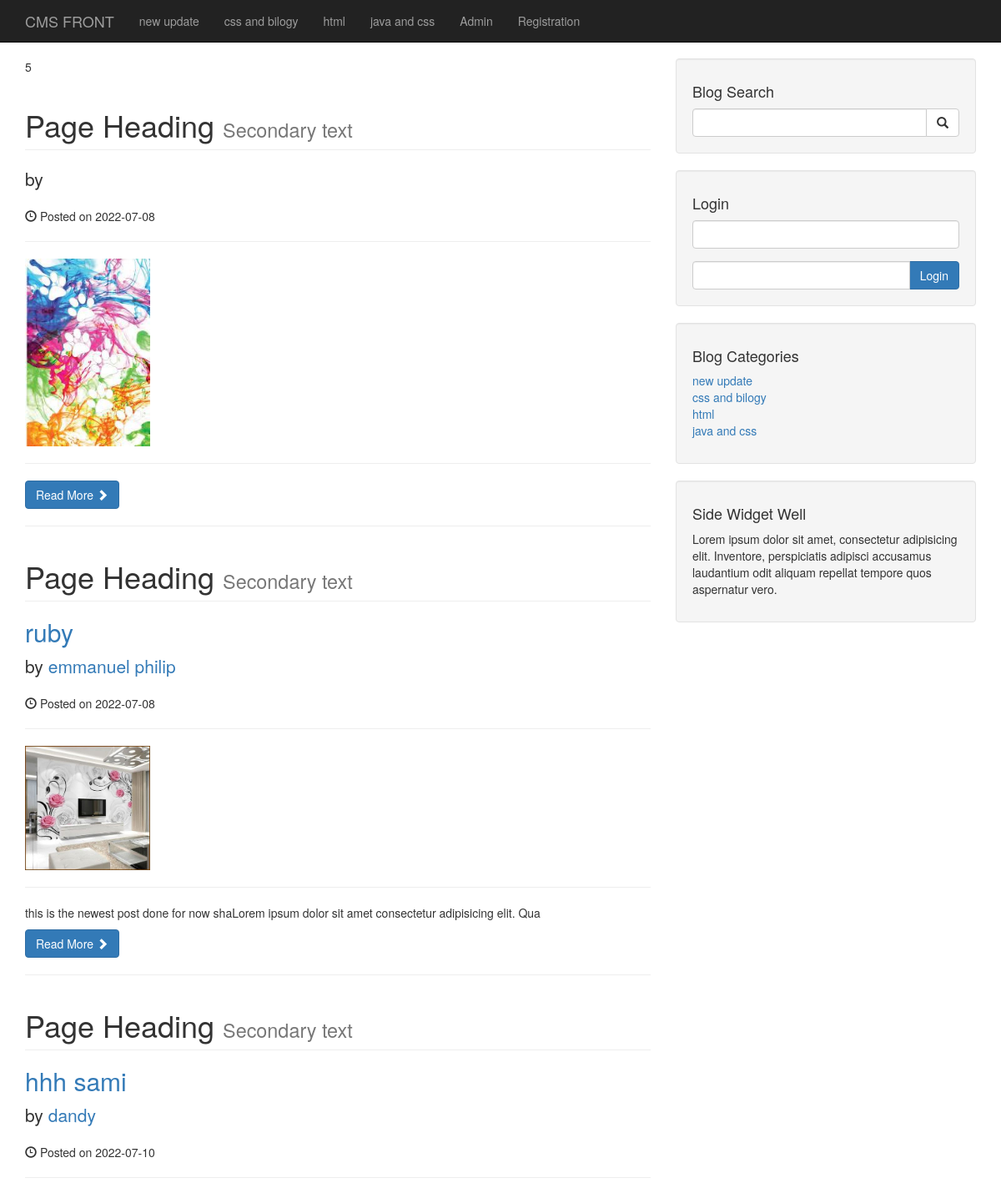
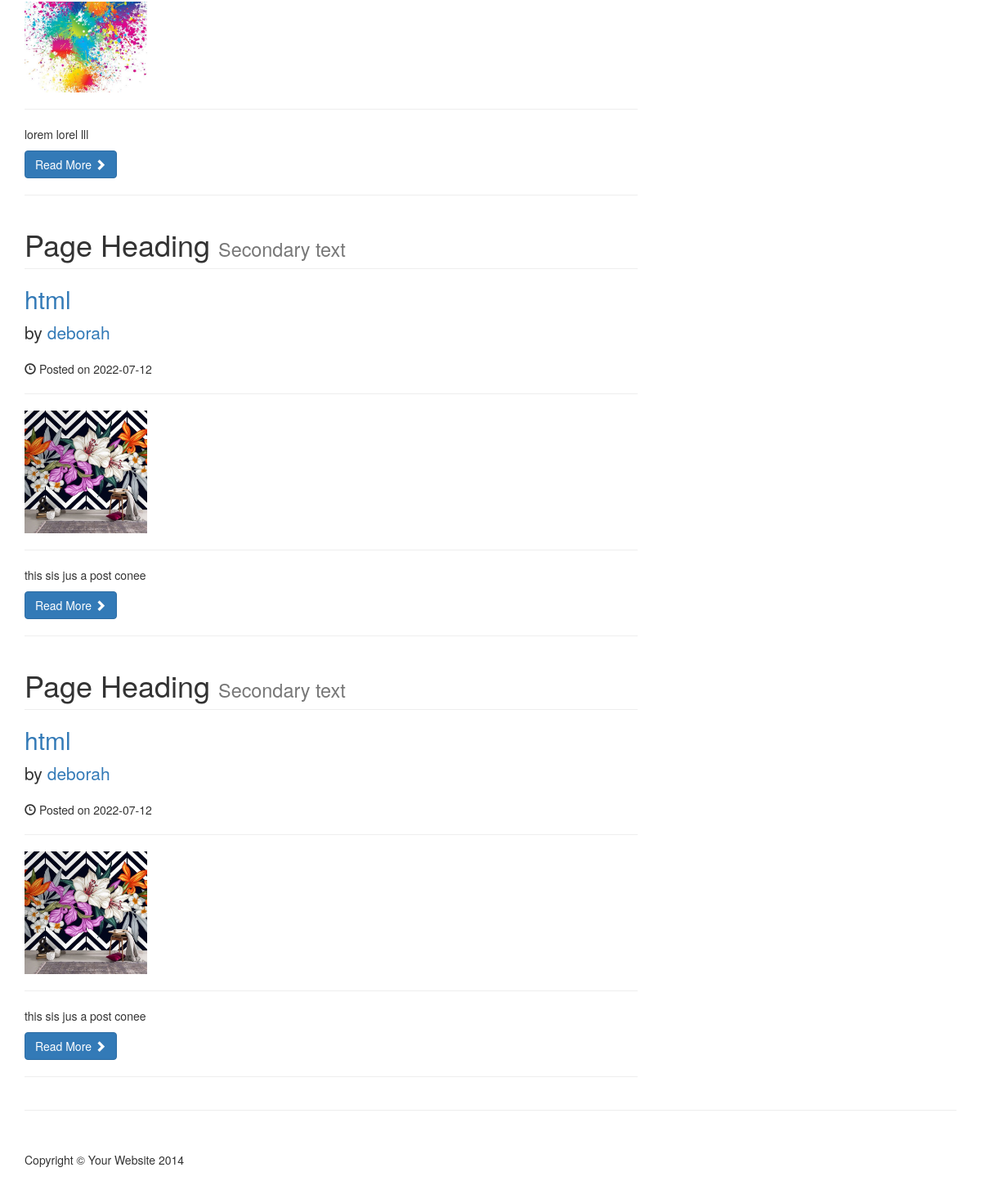
The page / on the database its author committed (2 pictures, top to bottom).
### tables this page shows
CREATE TABLE `categories` (
  `cat_id` int(3) NOT NULL,
  `cat_title` varchar(255) NOT NULL
);

CREATE TABLE `post` (
  `post_id` int(3) NOT NULL,
  `post_category_id` int(3) NOT NULL,
  `post_title` varchar(255) NOT NULL,
  `post_author` varchar(255) NOT NULL,
  `post_date` date NOT NULL,
  `post_image` text NOT NULL,
  `post_content` text NOT NULL,
  `post_tags` varchar(255) NOT NULL,
  `post_comment_count` int(11) NOT NULL,
  `post_status` varchar(255) NOT NULL DEFAULT 'draft'
);

### index.php (the view, shortened to what this page needs)
<?php include_once('includes/header.php');?>
    <?php include_once('includes/navigation.php');?>
    <div class="container">
        <div class="row">
            <div class="col-md-8">
                <?php
            global $conn;
            $post_count_query = "SELECT * FROM `post`";
            $find_count= mysqli_query($conn,$post_count_query);
          echo   $count = mysqli_num_rows($find_count);
            $query = "SELECT * FROM `post`";
            $que = mysqli_query($conn,$query);
        while($row = mysqli_fetch_assoc($que)){
          $post_id = $row['post_id'];
          $post_title = $row['post_title'];
          $post_author = $row['post_author'];
          $post_date = $row['post_date'];
          $post_image = $row['post_image'];
          $post_content = substr($row['post_content'],0,100);
                          ?>
                <h1 class="page-header">
                    Page Heading
                    <small>Secondary text </small>
                </h1>
                <h2>
                    <a href="post.php?p_id=<?php echo $post_id;?>"><?php echo $post_title;  ?></a>
                </h2>
                <p class="lead">
                    by <a href="author.php?author=<?php echo $post_author;?>&& p_id=<?php echo $post_id ?>"><?php echo $post_author ;  ?></a>
                </p>
                <p><span class="glyphicon glyphicon-time"></span> Posted on <?php echo $post_date ;  ?></p>
                <hr>
                <a href="post.php?p_id=<?php echo $post_id;?>">
                <img class="img-responsive" src="admin/images/.<?php echo $post_image;?>" width="150"  height= "100" alt="image">
                </a>
                <hr>
                <p><?php echo $post_content;  ?></p>
                <a class="btn btn-primary" href="post.php?p_id=<?php echo $post_id;?>">Read More <span class="glyphicon glyphicon-chevron-right"></span></a>
                <hr>
        <?php } ?>
            </div>
            <?php include_once('includes/sidebar.php');?>
            </div>
        <hr>
        <footer>
            <div class="row">
                <div class="col-lg-12">
                    <p>Copyright &copy; Your Website 2014</p>
                </div>
            </div>
        </footer>
    </div>
<?php include_once('includes/footer.php');?>

### includes/navigation.php (shortened to what this page needs)
<nav class="navbar navbar-inverse navbar-fixed-top" role="navigation">
        <div class="container">
            <div class="navbar-header">
                <a class="navbar-brand" href="index.php">CMS FRONT</a>
            </div>
            <div class="collapse navbar-collapse" id="bs-example-navbar-collapse-1">
                <ul class="nav navbar-nav">
                <?php
            global $conn;
        $query = "SELECT * FROM `categories`";
        $que = mysqli_query($conn,$query);
        while($row = mysqli_fetch_assoc($que)){
         $title = $row['cat_title'];
            echo "<li>
            <a href='#'> $title </a>
        </li>";
        }
                ?>
             <li><a href="./admin/index.php">Admin</a> </li>
              <li><a href="registration.php">Registration</a> </li>
                </ul>
            </div>
        </div>
    </nav>

### includes/sidebar.php (shortened to what this page needs)
<div class="col-md-4">
<div class="well">
    <h4>Blog Search</h4>
    <form action="includes/search.php" method="post">
    <div class="input-group">
        <input type="text"  name="search" class="form-control">
        <span class="input-group-btn">
            <button class="btn btn-default" type="submit" name="submit">
                <span class="glyphicon glyphicon-search"></span>
        </button>
        </span>
    </div>
    </form>
</div>
<div class="well">
    <h4>Login</h4>
    <form action="./login.php" method="post">
    <div class="form-group">
        <input type="text"  name="username" class="form-control">
</div>
<div class="input-group">
<input type="password"  name="password" class="form-control">
<span class="input-group-btn">
            <button class="btn btn-primary" type="submit" name="login">Login</button>
        </span>
    </div>
    </form>
</div>
<?php
            global $conn;
        $query = "SELECT * FROM `categories`";
        $que = mysqli_query($conn,$query);
                        ?>
<div class="well">
    <h4>Blog Categories</h4>
    <div class="row">
        <div class="col-lg-12">
            <ul class="list-unstyled">
            <?php
        while($row = mysqli_fetch_assoc($que)){
        $id = $row['cat_id'];
        $title = $row['cat_title'];
            echo "<li>
            <a href='category.php?category=$id'> $title </a>
        </li>";
        }
?>
            </ul>
        </div>
    </div>
</div>
<?php include_once('widget.php'); ?>
</div>

### css/blog-home.css (style rules this page uses)
body { padding-top: 70px; }
footer { margin: 50px 0; }

### rows shown on the page
categories: cat_title "new update"
categories: cat_title "css and bilogy"
categories: cat_title "html"
categories: cat_title "java and css"
post: post_date "2022-07-08", post_image (picture)
post: post_title "ruby", post_author "emmanuel philip", post_date "2022-07-08", post_image (picture), post_content "this is the newest post done for now shaLorem ipsum dolor sit amet consectetur adipisicing elit. Qua"
post: post_title "hhh sami", post_author "dandy", post_date "2022-07-10", post_image (picture), post_content "lorem lorel lll"
post: post_title "html", post_author "deborah", post_date "2022-07-12", post_image (picture), post_content "this sis jus a post conee"
post: post_title "html", post_author "deborah", post_date "2022-07-12", post_image (picture), post_content "this sis jus a post conee"

### other values the page prints
$count = mysqli_num_rows($find_count) "5"
